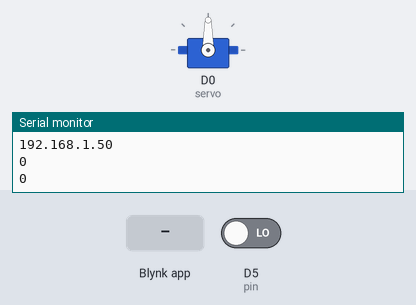
A sketch run on a simulated ESP8266 (NodeMCU). On the bench: servo, the last lines printed to the serial monitor. The inputs (shaded band) are chosen by the test bench; at power-on: D5 (pin) LOW. WiFi joins after 1.5 s; servers stay silent unless stated.

Above: at 8.1 s.
8.2 s: Blynk app writes 1 to V0
At 9.0 s:
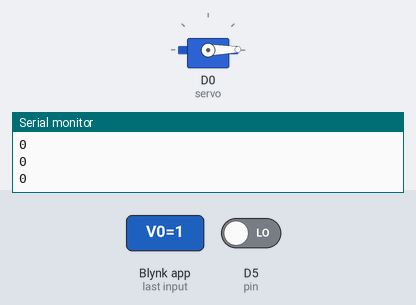
10.0 s: Blynk app writes 200 to V0
At 12.1 s:
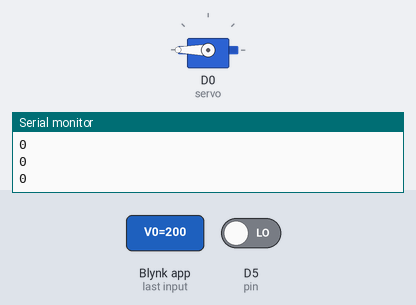
Timing chart, 0 to 13.6 s (numbered marks = the images above; inputs shaded):
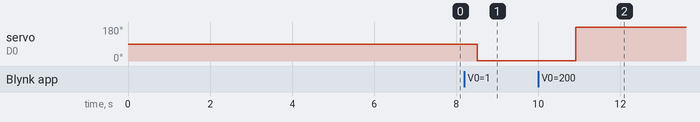

Measured:
- after the input at 8.2 s, servo on D0 (servo): 90° → 1° after 0.31 s
- after the input at 10.0 s, servo on D0 (servo): 1° → 180° after 0.91 s

The sketch:

BankingLockerSystem.ino
```cpp
#define BLYNK_TEMPLATE_ID "TMPL3Hvs2XNqy"
#define BLYNK_TEMPLATE_NAME "test"
#define BLYNK_AUTH_TOKEN "Qbk_g7s2gi5yFgsixW55RO614iFNIVPV"
#define BLYNK_PRINT Serial
#include <ESP8266WiFi.h>
#include <BlynkSimpleEsp8266.h>
#include<Servo.h>
WiFiClient client;

String MakerIFTTT_Key ;
;String MakerIFTTT_Event;
char *append_str(char *here, String s) {  int i=0; while (*here++ = s[i]){i++;};return here-1;}
char *append_ul(char *here, unsigned long u) { char buf[20]; return append_str(here, ultoa(u, buf, 10));}
char post_rqst[256];char *p;char *content_length_here;char *json_start;int compi;
int pin= D5;
int c=1;
Servo servo;

char auth[] = BLYNK_AUTH_TOKEN;
char ssid[] = "nive";
char pass[] = "123456789";

BLYNK_WRITE(V0)
{
  int s0 = param.asInt();
  servo.write(s0);
  Blynk.virtualWrite(V1, s0);
}
void setup()
{
   Serial.begin(9600);
  servo.attach(D0);
  Blynk.begin(auth, ssid, pass);//Splash screen delay
  delay(2000);
  Blynk.begin(auth, ssid, pass, "blynk.cloud", 80);
  delay(1000);
  Serial.println("START");
  while ((!(WiFi.status() == WL_CONNECTED))){
    delay(1000);
    Serial.print("..");

  }
  Serial.println("Connected");
  Serial.println("Your IP is");
  Serial.println((WiFi.localIP().toString()));
  while(1)
  {
    delay(1000);
    Serial.println(digitalRead(pin));
    Blynk.run();
//    pinMode(pin, INPUT);
  if (client.connect("maker.ifttt.com",80) && (digitalRead(pin)==HIGH))
  {
    Serial.println("The no of sendinng sms");
    MakerIFTTT_Key ="f5kTUqqBYUe8n0n8Kj2HW-vVtuevyfJdLptDkp5nFfH";
    MakerIFTTT_Event ="sms";
    p = post_rqst;
    p = append_str(p, "POST /trigger/");
    p = append_str(p, MakerIFTTT_Event);
    p = append_str(p, "/with/key/");
    p = append_str(p, MakerIFTTT_Key);
    p = append_str(p, " HTTP/1.1\r\n");
    p = append_str(p, "Host: maker.ifttt.com\r\n");
    p = append_str(p, "Content-Type: application/json\r\n");
    p = append_str(p, "Content-Length: ");
    content_length_here = p;
    p = append_str(p, "NN\r\n");
    p = append_str(p, "\r\n");
    json_start = p;
    p = append_str(p, "{\"value1\":\"");
    p = append_str(p, "919749259819");
    p = append_str(p, "\",\"value2\":\"");
    p = append_str(p, "hello world!");
    p = append_str(p, "\",\"value3\":\"");
    p = append_str(p, "");
    p = append_str(p, "\"}");

    compi= strlen(json_start);
    content_length_here[0] = '0' + (compi/10);
    content_length_here[1] = '0' + (compi%10);
    client.print(post_rqst);
    delay(3000);
    Serial.println(c);
    c++;
  }
 }
}
void loop()
{
Blynk.run();
}
```
